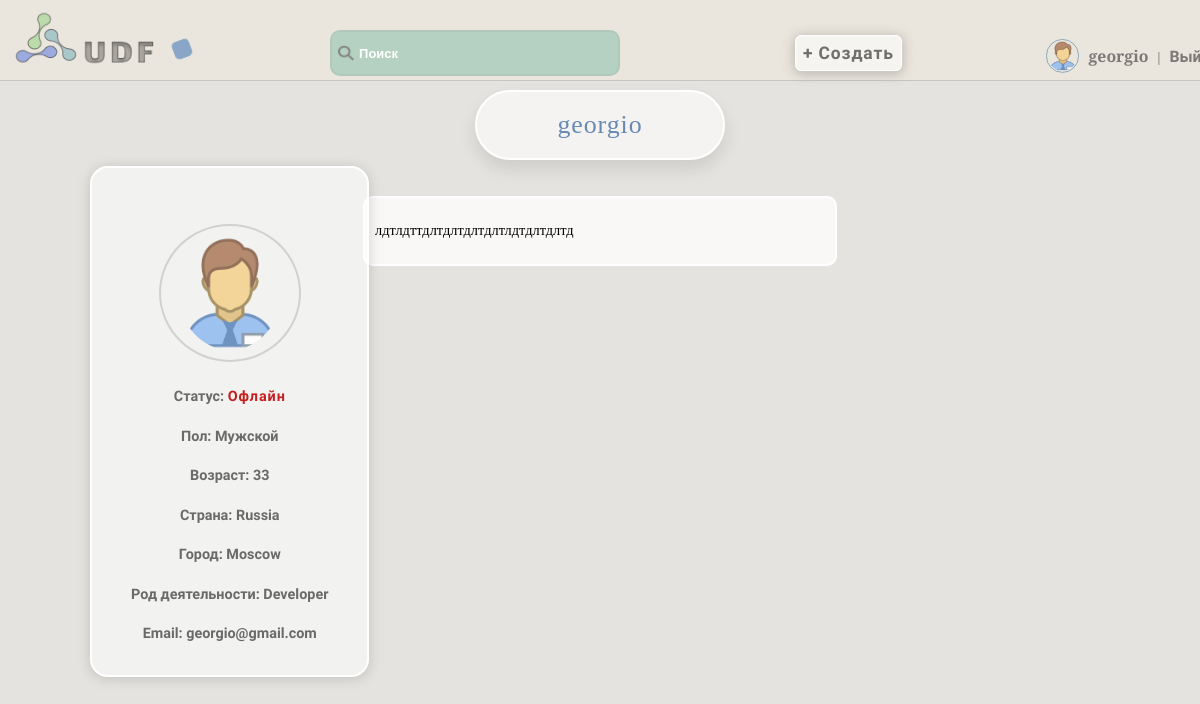
The page /accounts/bio/ (signed in) on the database as committed earlier.
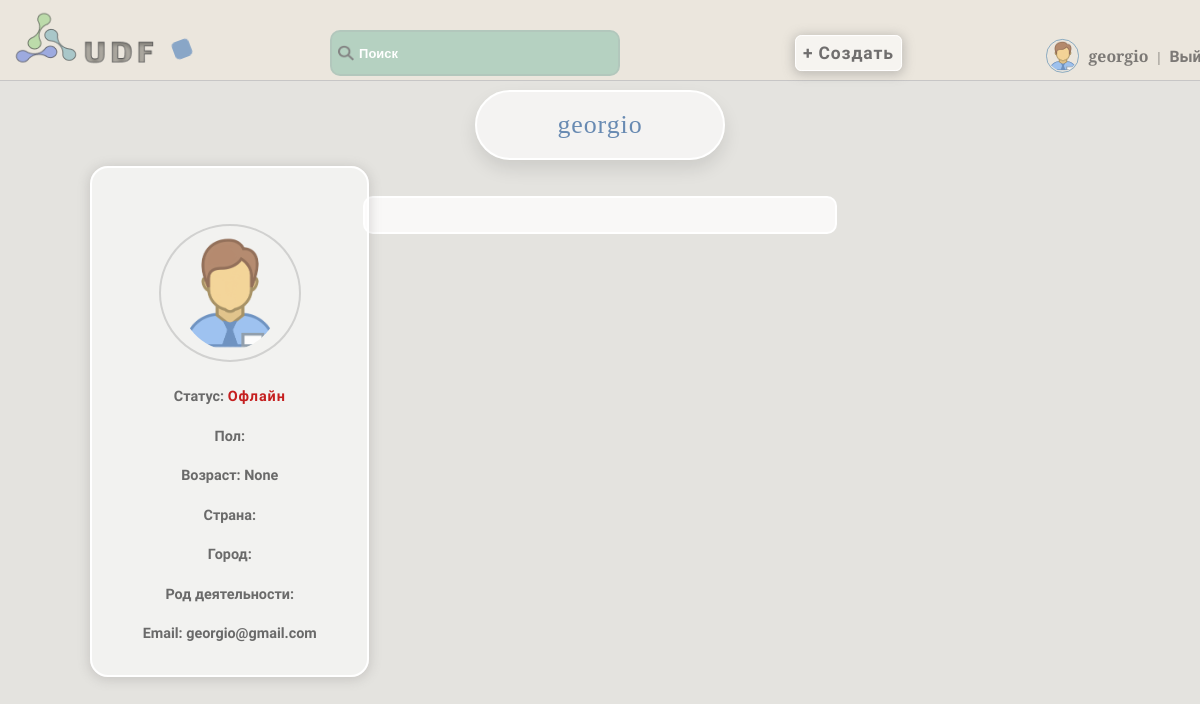
The same page on the database as committed later.
### accounts/models.py (models this page shows, shortened)
class User(AbstractUser):
    username = models.CharField(max_length=150, unique=True, verbose_name='Имя')
    password = models.CharField(max_length=128, null=False, blank=False, verbose_name='Пароль')
    bio = models.TextField(blank=True, verbose_name='Биография')
    country = models.CharField(max_length=50, blank=True, verbose_name='Страна')
    city = models.CharField(max_length=50, blank=True, verbose_name='Город')
    is_online = models.BooleanField(default=False, verbose_name='Статус')
    occupation = models.CharField(max_length=50, blank=True, verbose_name='Род деятельности')
    avatar = models.ImageField(upload_to='avatars', blank=True, verbose_name='Аватар')
    date_joined = models.DateTimeField(auto_now_add=True, verbose_name='Дата')
    email = models.EmailField(unique=True)
    gender_choices = [
        ('M', 'Мужской'),
        ('F', 'Женский'),
    ]
    gender = models.CharField(max_length=1, choices=gender_choices, blank=True, verbose_name='Пол')
    age = models.IntegerField(blank=True, null=True, verbose_name='Возраст')
    last_login = models.DateTimeField(default=timezone.now)  # Добавляем поле last_login с дефолтным значением
    groups = None
    user_permissions = None
    def avatar_url(self):
        if self.avatar:
            return self.avatar.url
        else:
            return settings.STATIC_URL + 'static/images/standart_img.png'
    def is_online(self):
        return (timezone.now() - self.last_login).seconds < 600

### accounts/views.py (the view)
# urls.py: path('bio/', bio_view, name='bio_view'),
@login_required
def bio_view(request):
    user = request.user
    bio_form = BioForm(instance=user)
    if request.method == 'POST':
        bio_form = BioForm(request.POST, request.FILES, instance=user)
        if bio_form.is_valid():
            bio_form.save()
            user.update_last_login()
            return redirect('bio_view')
    return render(request, 'accounts/bio.html', {'user': user, 'avatar_url': user.avatar_url(), 'is_online': user.is_online(), 'bio_form': bio_form})

### accounts/forms.py (shortened to what this page needs)
class BioForm(forms.ModelForm):
    is_online = forms.BooleanField(required=False, widget=forms.HiddenInput())
    class Meta:
        model = User
        fields = ['is_online', 'username', 'bio', 'avatar', 'email', 'country', 'city', 'occupation', 'gender', 'age']
    def __init__(self, *args, **kwargs):
        super(BioForm, self).__init__(*args, **kwargs)
        self.fields['is_online'].initial = self.instance.is_online()

### accounts/templates/accounts/bio.html
{% extends 'core/base.html' %}
{% load static %}
{% block content %}
    <h1>{{ user.username }}</h1>
    <div id="bio-text-container" style="transform: translateY(100%); transition: transform ease-in-out 0.8s;">
        <p>{{ user.bio }}</p>
    </div>
    <div id="bio-container" style="transform: translateX(-100%); transition: transform ease-in-out 0.8s;">
        {% if user.avatar %}
            <img class="avatar" src="{{ user.avatar.url }}" alt="User Avatar">
        {% else %}
            <img class="static-avatar" src="{% static 'images/standart_img.png' %}" alt="Default Avatar">
        {% endif %}
        <p>Статус: {% if user.is_online %}<span class="is-online">Онлайн</span>{% else %}<span class="is-offline">Офлайн</span>{% endif %}</p>
        <p>Пол: {{ user.get_gender_display }}</p>
        <p>Возраст: {{ user.age }}</p>
        <p>Страна: {{ user.country }}</p>
        <p>Город: {{ user.city }}</p>
        <p>Род деятельности: {{ user.occupation }}</p>
        <p>Email: {{ user.email }}</p>
    </div>
{% endblock %}

### core/templates/core/base.html (shortened to what this page needs)
<!DOCTYPE html>
{% load static %}
<html lang="en">
<head>
    <link rel="stylesheet" href="{% static 'css/style.css' %}">
</head>
<body class="loaded">
<div class="menu">
    <div class="wrap">
        <div class="logo" id="logo_animated">
            <a class="logo-menu" href="{% url 'base_with_articles' %}"><img src="{% static 'images/logo.png' %}" alt=""></a>
        </div>
        <div class="shape"></div>
        <ul>
            <li>
                <label class="search-icon">
                    <img src="{% static 'images/search.png' %}" alt="Search">
                </label>
                <input class="search-input" type="text" placeholder="Поиск" id="search-input">
            </li>
            <li>
                <a class="add-button" href="{% url 'add_article' %}">
                    <button class="animated_bt" type="button">+ Создать</button>
                </a>
            </li>
            {% if user.is_authenticated %}
            <li>
                {% if user.avatar %}
                 <img class="menu-avatar" src="{{ user.avatar.url }}" alt="{{ user.username }} Avatar">
                 {% else %}
                 <img class="menu-avatar" src="{% static 'images/standart_img.png' %}" alt="Default Avatar">
                {% endif %}
                <a style="font-family:Spectral SC,serif;" href="{% url 'user_profile' %}">{{ user.username }}</a> | <a href="{% url 'logout' %}">Выйти</a>
            </li>
            {% endif %}
        </ul>
    </div>
</div>
<div class="container">
    <div class="wrap">
        {% block content %}{% endblock %}
    </div>
</body>
</html>

Rows that differ between the two databases and show on the page:
changed User "georgio": age "33" → "None"; bio "лдтлдттдлтдлтдлтдлтлдтдлтдлтд" → (not shown); gender "Мужской" → (not shown); country "Russia" → (not shown); city "Moscow" → (not shown); occupation "Developer" → (not shown)
